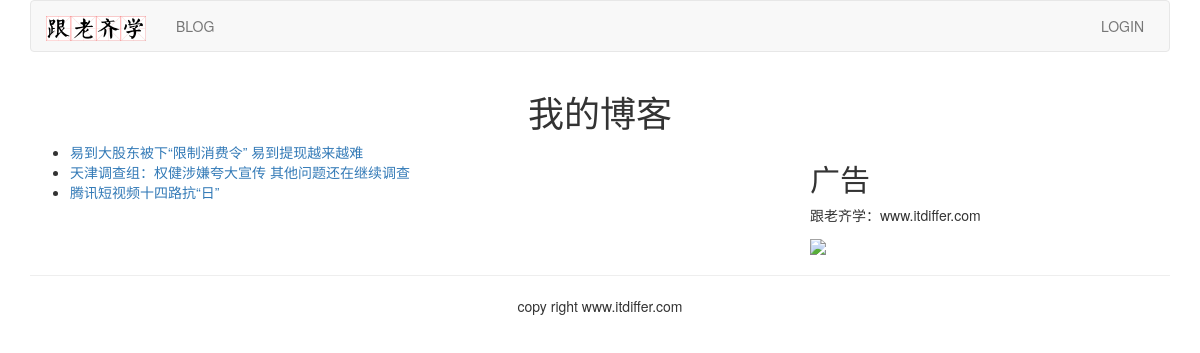
Screenshot of /blog/ with the database file from the repository.
### blog/models.py (models this page shows, shortened)
class BlogArticles(models.Model):
    title = models.CharField(max_length=300)
    author = models.ForeignKey(User, related_name="blog_posts", on_delete=models.CASCADE)
    body = models.TextField()
    publish = models.DateTimeField(default=timezone.now())
    class Meta:
        ordering = ("-publish",)

### blog/views.py (the view)
def blog_title(request):
    blogs = BlogArticles.objects.all()
    return render(request, "blog/titles.html", {"blogs": blogs})

### templates/blog/titles.html (shortened to what this page needs)
{% extends "base.html" %}
{% block content %}
<div class="row text-center vertical-middlw-sm">
    <h1>我的博客</h1>
</div>
<div class="row">
    <div class="col-xs-12 col-md-8">
        <ul>
            {% for blog in blogs %}
            <li><a href="{{blog.id}}">{{blog.title}}</a></li>
            {% endfor %}
        </ul>
    </div>
    <div class="col-xs-6 col-md-4">
        <h2>广告</h2>
        <p>跟老齐学：www.itdiffer.com</p>
        <img width="200px" src="https://itdiffer.com/files/default/2018/06-25/09513577bf5b682975.jpg?7.0.1">
    </div>
</div>
{% endblock %}

### rows the page displays
BlogArticles: title "易到大股东被下“限制消费令” 易到提现越来越难"
BlogArticles: title "天津调查组：权健涉嫌夸大宣传 其他问题还在继续调查"
BlogArticles: title "腾讯短视频十四路抗“日”"
